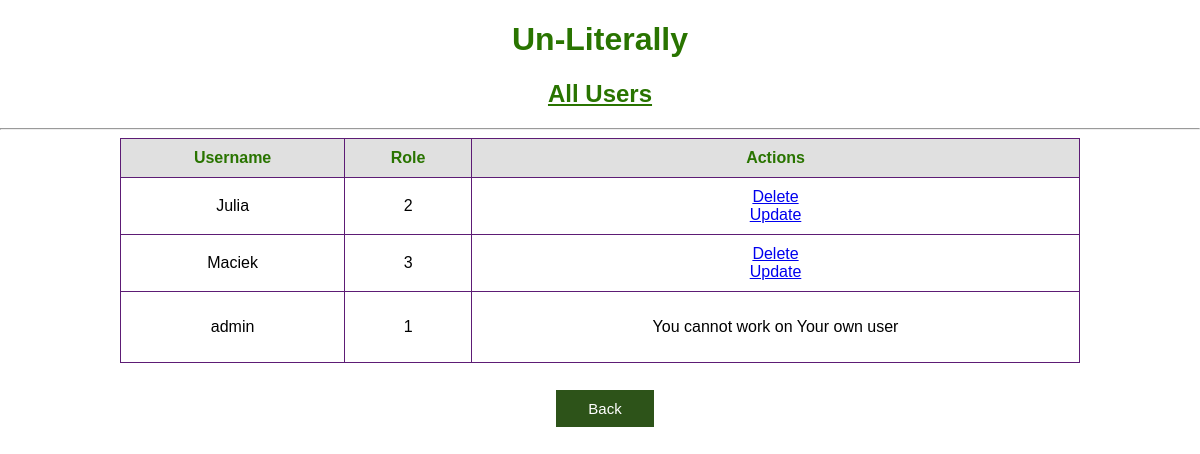
The page /all_users (signed in) on the database its author committed.
### app.py (models this page shows)
class User(db.Model, UserMixin):
    id = db.Column(db.Integer, primary_key=True)
    username = db.Column(db.String(50), nullable=False, unique=True)
    password = db.Column(db.String(100), nullable=False)
    role_id = db.Column(db.Integer, db.ForeignKey('role.id'))

### app.py (the view)
@app.route('/all_users', methods=['POST','GET'])
@login_required
def all_users():
    if 1 == current_user.role_id:
        users = User.query.order_by(User.username).all()
        return render_template('all_users.html', users=users, id=current_user.id)
    else:
        return render_template('error_page.html', message="[!] You dont have permission to add new users")

### app.py (called while the page is built)
@login_manager.user_loader
def load_user(user_id):
    return User.query.get(user_id)

### templates/all_users.html (shortened to what this page needs)
{% extends 'base.html' %}
{% block body %}
<div class="name">
    <h1 style="text-align: center; color: #297400; font-family: Arial; font-weight: bold;">Un-Literally</h1>
    <h2 style="text-align: center; color: #297400; text-decoration: underline; font-family: Arial; font-weight: bold;">All Users</h2>
</div>
<div>
    <hr>
    <div class="container_row">
        {% if users|length < 1 %}
            <h4 style="text-align: center;">There are no users in this app</h4>
        {% else %}
            <table>
                <tr>
                    <th>Username</th>
                    <th>Role</th>
                    <th>Actions</th>
                </tr>
                {% for user in users %}
                    <tr>
                        <td>{{ user.username }}</td>
                        <td>{{ user.role_id }}</td>
                        <td>
                            {% if user.id != id %}
                            <a href="/delete/user_{{user.id}}">Delete</a>
                            <br>
                            <a href="/update/user_{{user.id}}">Update</a>
                            {% else %}
                                <p>You cannot work on Your own user</p>
                            {% endif %}
                        </td>
                    </tr>
                {% endfor %}
            </table>
        {% endif %}
    </div>
</div>
<div class="container_column">
    <button class="back_button" onclick="window.location='/menu'" style="margin-left: 10px;">Back</button>
</div>
{% endblock %}

### static/css/main.css (style rules this page uses)
body, html { margin: 0; font-family: sans-serif; background-color: #FFFFFF; }
.name { margin: 0 auto; width: 400px; }
table { border-collapse: collapse; width: 80%; margin: auto; border: 1px solid #5d1c75; }
th, td { padding: 10px; text-align: center; border: 1px solid #5d1c75; }
th { background-color: #e0e0e0; color: #297400; }
.back_button { background-color: #2d5319; border: none; color: white; padding: 10px 32px; text-align: center; text-decoration: none; display: inline-block; font-size: 15px; margin: 7px 0px 0px 0px; cursor: pointer; }
.container_column { display: flex; flex-direction: column; align-items: center; padding: 20px; margin: auto; max-width: 1000px; width: 90%; box-sizing: border-box; }
.container_row { display: flex; justify-content: center; align-items: center; width: 100%; margin: auto; }
button { padding: 10px 20px; font-size: 16px; border: none; cursor: pointer; transition: background-color 0.3s; }
button, input[type="submit"] { padding: 15px 40px; font-size: 18px; border: none; cursor: pointer; transition: background-color 0.3s; }

### rows shown on the page
User: username "Julia", role_id "2"
User: username "Maciek", role_id "3"
User: username "admin", role_id "1", shows "You cannot work on Your own user"
